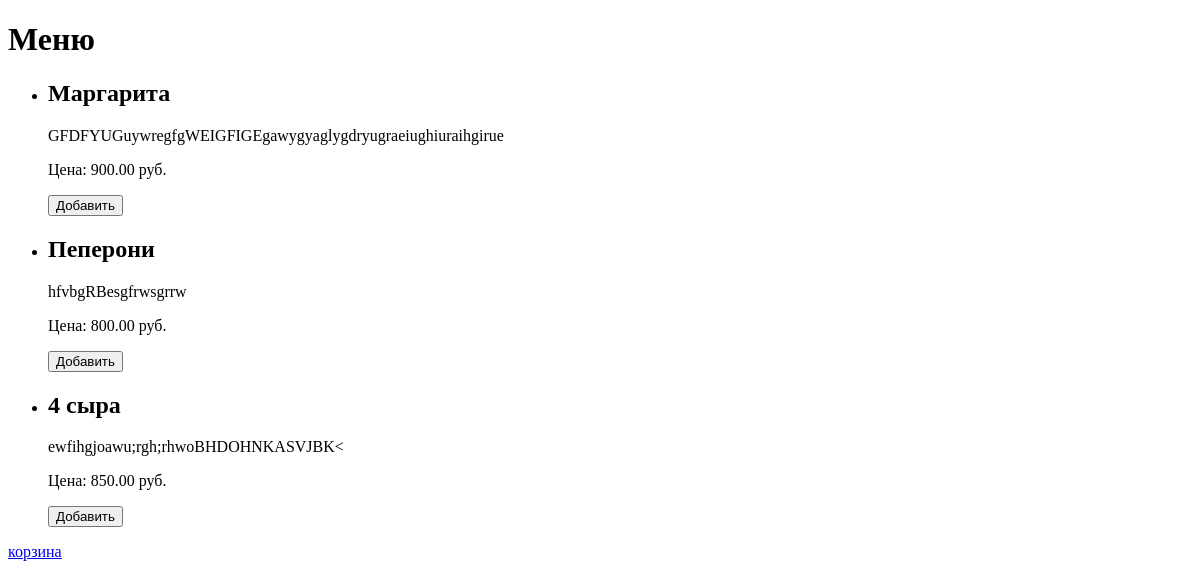
The app's page /, older data.
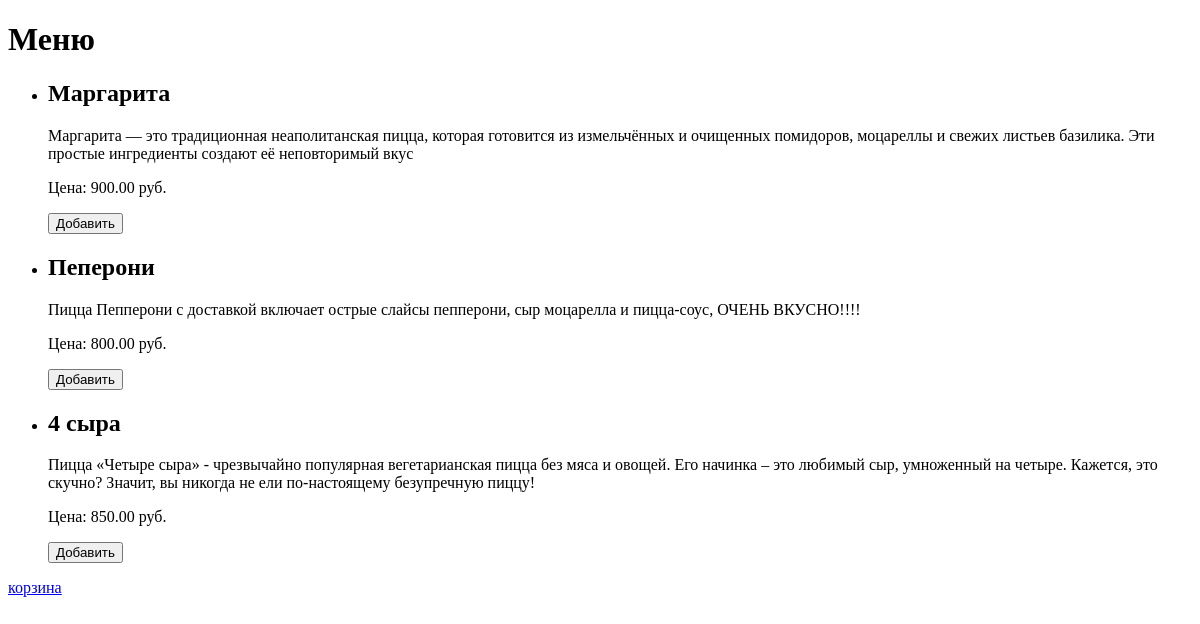
The same page, newer data.
### menu/models.py (models this page shows, shortened)
class Pizza(models.Model):
    name = models.CharField(max_length=25)
    description = models.TextField(blank=True,null=True)
    photo = models.ImageField(upload_to='pizza_images/',blank=True,null=True)
    price = models.DecimalField(max_digits=5,decimal_places=2)

### menu/views.py (the view)
# urls.py: path('',views.menu_view,name ='menu'),
def menu_view(request):
    pizzas = Pizza.objects.all()
    return render(request,'menu/menu.html',{'pizzas':pizzas})

### menu/templates/menu/menu.html (shortened to what this page needs)
<!DOCTYPE html>
<html>
<head>
</head>
<body>
    <h1>Меню</h1>
    <ul>
        {% for pizza in pizzas %}
        <li>
            <h2>{{ pizza.name }}</h2>
            <p>{{ pizza.description }}</p>
            <p>Цена: {{ pizza.price }} руб.</p>
            <form method="post" action="{% url 'add_to_cart' pizza.id %}">
                <button type="submit">Добавить</button>
            </form>
        </li>
        {% endfor %}
    </ul>
    <a href="{% url 'cart' %}">корзина</a>
</body>
</html>

Row changes from the older to the newer data that the page shows:
changed Pizza "Маргарита": description "GFDFYUGuywregfgWEIGFIGEgawygyaglygdryugraeiughiuraihgirue" → "Маргарита — это традиционная неаполитанская пицца, которая готовится из измельчённых и очищенных помидоров, моцареллы и свежих листьев базилика. Эти простые ингредиенты создают её неповторимый вкус"
changed Pizza "Пеперони": description "hfvbgRBesgfrwsgrrw" → "Пицца Пепперони с доставкой включает острые слайсы пепперони, сыр моцарелла и пицца-соус, ОЧЕНЬ ВКУСНО!!!!"
changed Pizza "4 сыра": description "ewfihgjoawu;rgh;rhwoBHDOHNKASVJBK<" → "Пицца «Четыре сыра» - чрезвычайно популярная вегетарианская пицца без мяса и овощей. Его начинка – это любимый сыр, умноженный на четыре. Кажется, это скучно? Значит, вы никогда не ели по-настоящему безупречную пиццу!"
